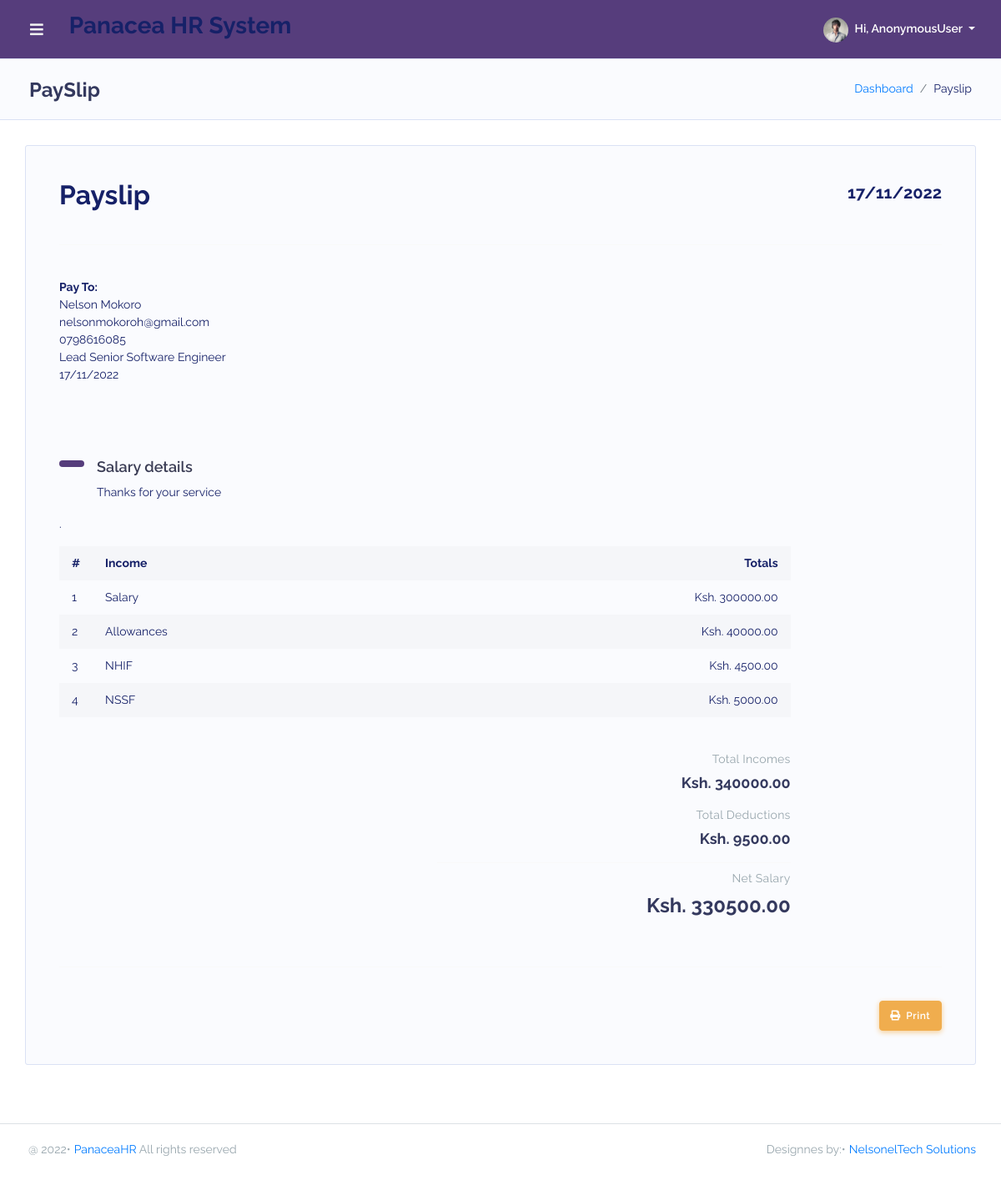
Page /dashboard/salaryDetail/13/ on the earlier database version.
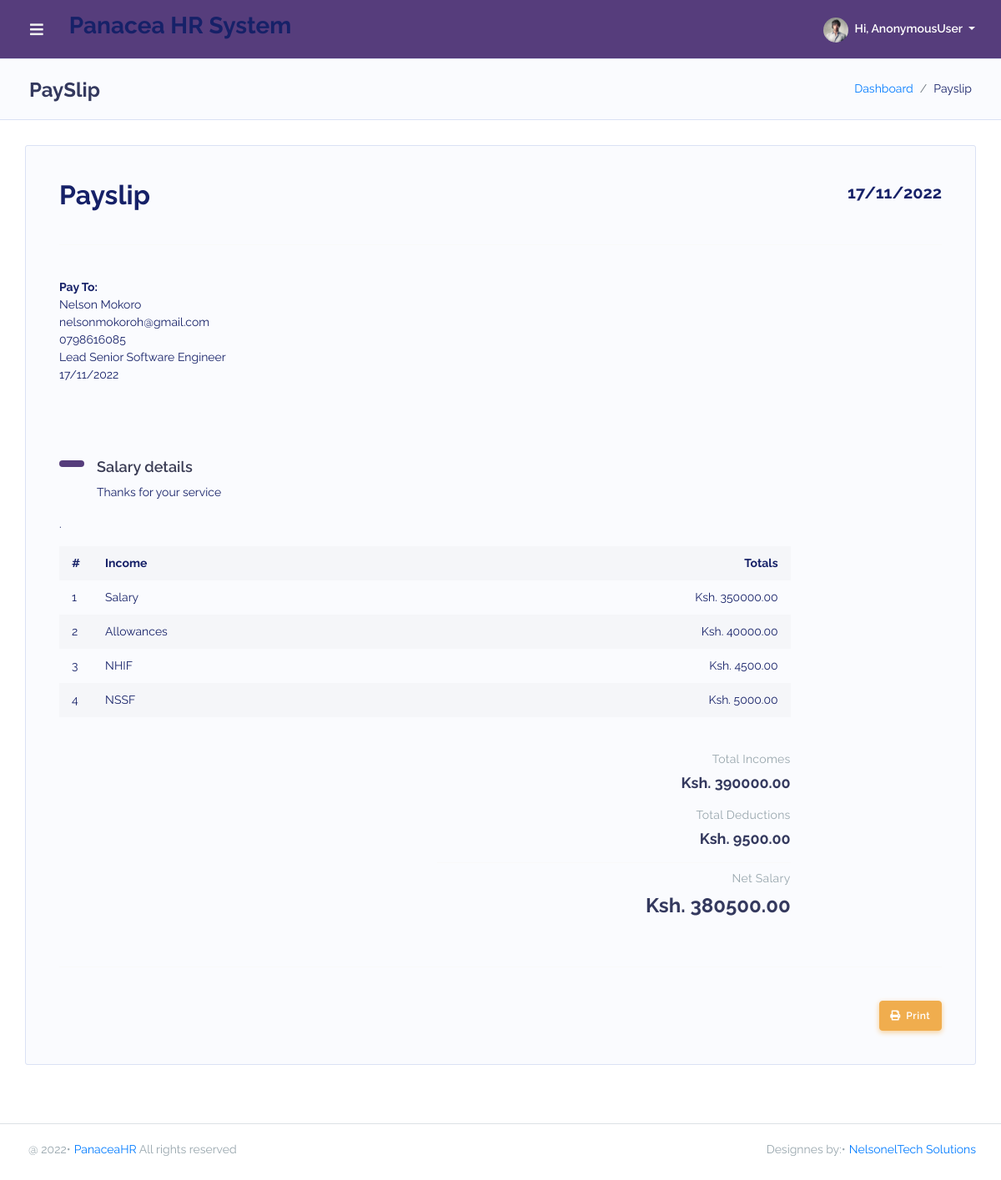
Same page on the later database version.
### PanaceaApp/models.py (models this page shows, shortened)
class Sallary(models.Model):
    employee = models.ForeignKey(Employee, on_delete=models.SET_NULL, null=True)
    salary = models.DecimalField(max_digits=10, decimal_places=2, default=0.00)
    allowance = models.DecimalField(max_digits=10, decimal_places=2, default=0.00)
    nhif = models.DecimalField(max_digits=10, decimal_places=2, default=0.00)
    nssf = models.DecimalField(max_digits=10, decimal_places=2, default=0.00)
    netSalary = models.DecimalField(max_digits=10, decimal_places=2, default=0.00)
    updated = models.DateTimeField(auto_now=True, null=True)
    created = models.DateTimeField(auto_now_add=True, null=True)
    class Meta:
        ordering = ['-updated', '-created']
    @property
    def netSalary(self):
        return (self.salary + self.allowance)-(self.nhif + self.nssf)
    @property
    def total_income(self):
        return (self.salary + self.allowance)
    @property
    def total_deductions(self):
        return (self.nhif + self.nssf)

class Employee(models.Model):
    GENDER = (('male', 'MALE'), ('female', 'FEMALE'), ('other', 'OTHER'))
    fullname = models.CharField(max_length=255, blank=True, null=True)
    dateofbirth = models.DateField(blank=True, null=True)
    gender = models.CharField(choices=GENDER, max_length=10, blank=True, null=True)
    department = models.ForeignKey(Department, on_delete=models.SET_NULL, null=True)
    position = models.CharField(max_length=50, blank=True, null=True)
    email = models.EmailField(blank=True, null=True)
    idnumber = models.CharField(max_length=20, blank=True, null=True)
    telephone = models.CharField(max_length=20, blank=True, null=True)
    idphoto = models.ImageField(upload_to='static/media', blank=True, null=True)
    nssfphoto = models.ImageField(upload_to='static/media', blank=True, null=True)
    nhifphoto = models.ImageField(upload_to='static/media', blank=True, null=True)
    updated = models.DateTimeField(auto_now=True, null=True)
    created = models.DateTimeField(auto_now_add=True, null=True)
    class Meta:
        ordering = ['-updated', '-created']

### PanaceaApp/views.py (the view)
# urls.py: path('salaryDetail/<str:pk>/', views.salaryDetail, name='salaryDetail'),
def salaryDetail(request, pk):
    salary = Sallary.objects.get(id=pk)
    employees = Employee.objects.all()
    context = {'salary': salary, 'employees': employees}
    return render(request, 'PanaceaApp/salaryDetail.html', context)

### PanaceaApp/templates/PanaceaApp/salaryDetail.html (shortened to what the changed rows need)
{% extends 'main.html' %}
{% block content %}
{% load static %}
<div class="main-content">
    <section class="section">
        <div class="section-header">
            <h1>PaySlip</h1>
        </div>
        <div class="section-body" id="printpayslip">
            <div class="invoice">
                <div class="invoice-print">
                    <div class="row">
                        <div class="col-lg-12">
                            <div class="invoice-title">
                                <h2>Payslip</h2>
                            </div>
                            <div class="row">
                                <div class="col-md-6">
                                    <address>
                                        <strong>Pay To:</strong><br>
                                        {{salary.employee.fullname}}<br>
                                        {{salary.employee.email}}<br>
                                        {{salary.employee.telephone}}<br>
                                        {{salary.employee.position}}<br>
                                        {% now "d/m/Y" %}
                                    </address>
                                </div>
                            </div>
                        </div>
                    </div>
                    <div class="row mt-4">
                        <div class="col-md-10">
                            <div class="table-responsive">
                                <table class="table table-striped table-hover table-md">
                                    <tr>
                                        <th data-width="40">#</th>
                                        <th>Income</th>
                                        <th class="text-center"></th>
                                        <th class="text-right">Totals</th>
                                    </tr>
                                    <tr>
                                        <td>1</td>
                                        <td>Salary</td>
                                        <td class="text-center"></td>
                                        <td class="text-right">Ksh. {{salary.salary}}</td>
                                    </tr>
                                    <tr>
                                        <td>2</td>
                                        <td>Allowances</td>
                                        <td class="text-center"></td>
                                        <td class="text-right">Ksh. {{salary.allowance}}</td>
                                    </tr>
                                    <tr>
                                        <td>3</td>
                                        <td>NHIF</td>
                                        <td class="text-center"></td>
                                        <td class="text-right">Ksh. {{salary.nhif}}</td>
                                    </tr>
                                    <tr>
                                        <td>4</td>
                                        <td>NSSF</td>
                                        <td class="text-center"></td>
                                        <td class="text-right">Ksh. {{salary.nssf}}</td>
                                    </tr>
                                </table>
                            </div>
                            <div class="row mt-4">
                                <div class="col-lg-6 text-right">
                                    <div class="invoice-detail-item">
                                        <div class="invoice-detail-name">Total Incomes</div>
                                        <div class="invoice-detail-value">Ksh. {{salary.total_income}}</div>
                                    </div>
                                    <div class="invoice-detail-item">
                                        <div class="invoice-detail-name">Total Deductions</div>
                                        <div class="invoice-detail-value">Ksh. {{salary.total_deductions}}</div>
                                    </div>
                                    <div class="invoice-detail-item">
                                        <div class="invoice-detail-name">Net Salary</div>
                                        <div class="invoice-detail-value invoice-detail-value-lg">Ksh.
                                            {{salary.netSalary}}</div>
                                    </div>
                                </div>
                            </div>
                        </div>
                    </div>
                </div>
            </div>
        </div>
    </section>
</div>
{% endblock %}

Differences in the rows shown:
changed Sallary "Nelson Mokoro": salary "300000.00" → "350000.00"; total_income "340000.00" → "390000.00"; netSalary "330500.00" → "380500.00"
